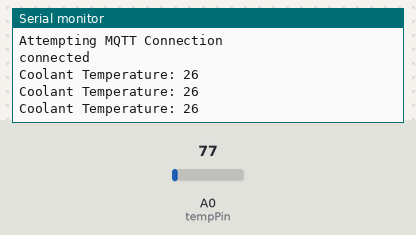
The sketch below on a simulated ESP8266 (NodeMCU). Parts: the last lines printed to the serial monitor. Inputs (shaded band) come from the test bench; at power-on: A0 (tempPin) = 77. WiFi joins after 1.5 s; servers stay silent unless stated; random numbers use the default seed unless the sketch sets one; no MQTT or app messages arrive unless stated.

Above: at 2.8 s.
2.9 s: A0 (tempPin) set to 92
At 3.6 s:
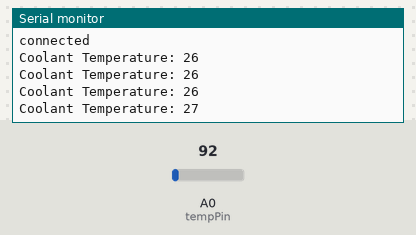
4.4 s: A0 (tempPin) set to 130
At 5.1 s:
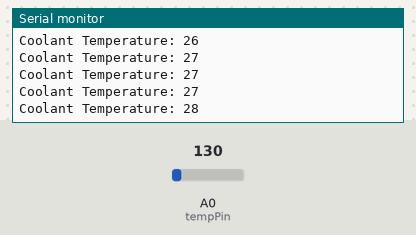
Timing chart, 0 to 7.4 s (numbered marks = the images above; inputs shaded):
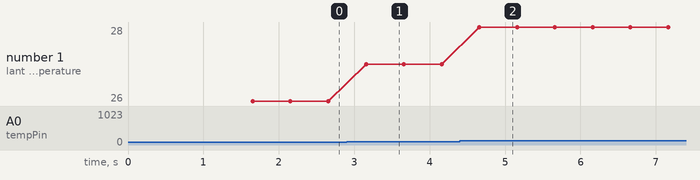

Measured:
- after the input at 2.9 s, the serial monitor: prints a new line after 0.26 s (image 1)
- after the input at 4.4 s, the serial monitor: prints a new line after 0.26 s (image 2)
- plotted number 1: 26 → 27 after the input at 2.9 s, 27 → 28 after the input at 4.4 s

The sketch:

ESP8266.ino
```cpp
#include <ArduinoJson.h>
#include <ESP8266WiFi.h>
#include <PubSubClient.h>

#define tempPin A0
// #define tempPin A1

// const char* ssid = "NETGEAR33";
// const char* pw = "sillyoctopus391";

const char* ssid = "OP7TPro";
const char* pw = "0987654321";


const char* mqtt_server = "192.168.123.159";
const int mqtt_port = 1883;
const char* mqtt_user = "user";
const char* mqtt_pw = "admin";

int coolantTemp;
int fuelLevel;

WiFiClient espClient;
PubSubClient client(espClient);

void setup_wifi() {
  delay(100);
  Serial.print("Attempting Connection");
  WiFi.mode(WIFI_STA);
  WiFi.begin(ssid, pw);
  while (WiFi.status() != WL_CONNECTED) {
    delay(500);
    Serial.print(".");
  }
  randomSeed(micros());
  Serial.println("\nConnection Established");
  Serial.print("IP: ");
  Serial.println(WiFi.localIP());
}

void callback(char* topic, byte* payload, unsigned int length) {
  Serial.print("Message arrived [");
  Serial.print(topic);
  Serial.print("] ");
  for (int i = 0; i < length; i++) {
    Serial.print((char)payload[i]);
  }
  Serial.println();
}

void reconnect() {
  while (!client.connected()) {
    Serial.println("Attempting MQTT Connection");
    String clientId = "ESP8266Client";
    clientId += String(random(0xffff), HEX);
    if (client.connect(clientId.c_str(), mqtt_user, mqtt_pw)) {
      Serial.println("connected");
    } else {
      Serial.print("failed, rc=");
      Serial.print(client.state());
      Serial.println("Retrying");
      delay(500);
    }
  }
}

void setup() {
  Serial.begin(115200);
  setup_wifi();
  client.setServer(mqtt_server, mqtt_port);
  client.setCallback(callback);
  reconnect();
}

void loop() {
  if (!client.connected()) {
    reconnect();
  }

  client.loop();

  int reading = analogRead(tempPin);
  coolantTemp = 24.94 + 0.01287 * reading + 0.0001056 * reading * reading;

  // reading = analogRead(fuel);
  // fuelLevel = 1.96 * reading - 13.72;

  Serial.print("Coolant Temperature: ");
  Serial.println(coolantTemp);

  StaticJsonDocument<256> body;
  body["coolantTemp"] = coolantTemp;
  body["fuelLevel"] = fuelLevel;

  char msg[256];
  serializeJson(body, msg);
  client.publish("Telemetry", msg);

  delay(500);
}
```
